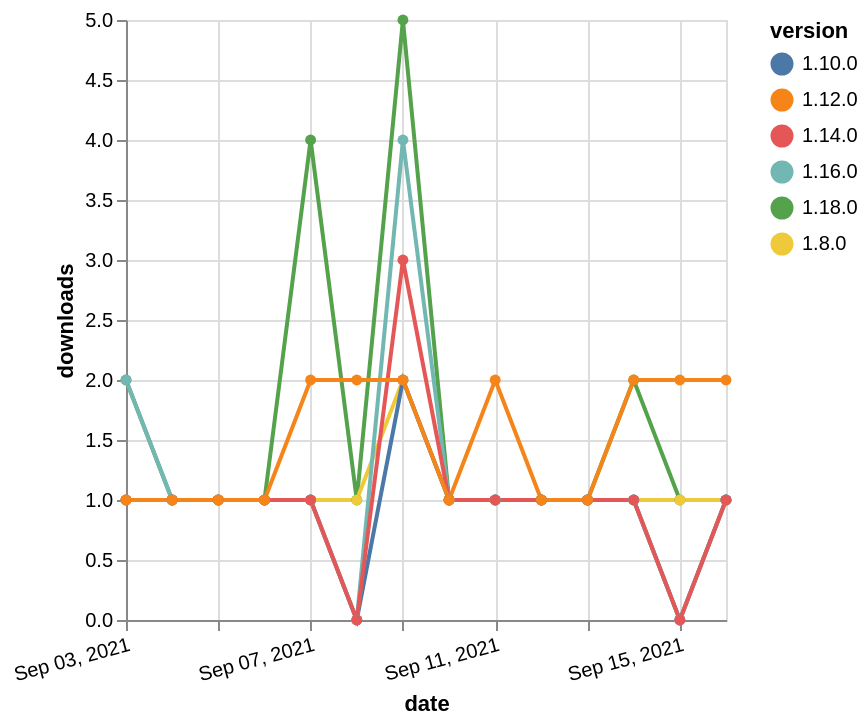

Source (Vega-Lite JSON):
### Vega-Lite specification from a JSON file in a GitHub repository (floating-point values rounded to 4 significant figures)
{"$schema": "https://vega.github.io/schema/vega-lite/v5.json", "description": "A simple bar chart with embedded data.", "data": {"values": [{"date": "2021-09-03", "total": 143, "delta": 2, "version": "1.18.0"}, {"date": "2021-09-04", "total": 144, "delta": 1, "version": "1.18.0"}, {"date": "2021-09-05", "total": 145, "delta": 1, "version": "1.18.0"}, {"date": "2021-09-06", "total": 146, "delta": 1, "version": "1.18.0"}, {"date": "2021-09-07", "total": 150, "delta": 4, "version": "1.18.0"}, {"date": "2021-09-08", "total": 151, "delta": 1, "version": "1.18.0"}, {"date": "2021-09-09", "total": 156, "delta": 5, "version": "1.18.0"}, {"date": "2021-09-10", "total": 157, "delta": 1, "version": "1.18.0"}, {"date": "2021-09-11", "total": 158, "delta": 1, "version": "1.18.0"}, {"date": "2021-09-12", "total": 159, "delta": 1, "version": "1.18.0"}, {"date": "2021-09-13", "total": 160, "delta": 1, "version": "1.18.0"}, {"date": "2021-09-14", "total": 162, "delta": 2, "version": "1.18.0"}, {"date": "2021-09-15", "total": 163, "delta": 1, "version": "1.18.0"}, {"date": "2021-09-16", "total": 164, "delta": 1, "version": "1.18.0"}, {"date": "2021-09-03", "total": 578, "delta": 1, "version": "1.8.0"}, {"date": "2021-09-04", "total": 579, "delta": 1, "version": "1.8.0"}, {"date": "2021-09-05", "total": 580, "delta": 1, "version": "1.8.0"}, {"date": "2021-09-06", "total": 581, "delta": 1, "version": "1.8.0"}, {"date": "2021-09-07", "total": 582, "delta": 1, "version": "1.8.0"}, {"date": "2021-09-08", "total": 583, "delta": 1, "version": "1.8.0"}, {"date": "2021-09-09", "total": 585, "delta": 2, "version": "1.8.0"}, {"date": "2021-09-10", "total": 586, "delta": 1, "version": "1.8.0"}, {"date": "2021-09-11", "total": 587, "delta": 1, "version": "1.8.0"}, {"date": "2021-09-12", "total": 588, "delta": 1, "version": "1.8.0"}, {"date": "2021-09-13", "total": 589, "delta": 1, "version": "1.8.0"}, {"date": "2021-09-14", "total": 590, "delta": 1, "version": "1.8.0"}, {"date": "2021-09-15", "total": 591, "delta": 1, "version": "1.8.0"}, {"date": "2021-09-16", "total": 592, "delta": 1, "version": "1.8.0"}, {"date": "2021-09-03", "total": 247, "delta": 1, "version": "1.10.0"}, {"date": "2021-09-04", "total": 248, "delta": 1, "version": "1.10.0"}, {"date": "2021-09-05", "total": 249, "delta": 1, "version": "1.10.0"}, {"date": "2021-09-06", "total": 250, "delta": 1, "version": "1.10.0"}, {"date": "2021-09-07", "total": 251, "delta": 1, "version": "1.10.0"}, {"date": "2021-09-08", "total": 251, "delta": 0, "version": "1.10.0"}, {"date": "2021-09-09", "total": 253, "delta": 2, "version": "1.10.0"}, {"date": "2021-09-10", "total": 254, "delta": 1, "version": "1.10.0"}, {"date": "2021-09-11", "total": 255, "delta": 1, "version": "1.10.0"}, {"date": "2021-09-12", "total": 256, "delta": 1, "version": "1.10.0"}, {"date": "2021-09-13", "total": 257, "delta": 1, "version": "1.10.0"}, {"date": "2021-09-14", "total": 258, "delta": 1, "version": "1.10.0"}, {"date": "2021-09-15", "total": 258, "delta": 0, "version": "1.10.0"}, {"date": "2021-09-16", "total": 259, "delta": 1, "version": "1.10.0"}, {"date": "2021-09-03", "total": 289, "delta": 2, "version": "1.16.0"}, {"date": "2021-09-04", "total": 290, "delta": 1, "version": "1.16.0"}, {"date": "2021-09-05", "total": 291, "delta": 1, "version": "1.16.0"}, {"date": "2021-09-06", "total": 292, "delta": 1, "version": "1.16.0"}, {"date": "2021-09-07", "total": 293, "delta": 1, "version": "1.16.0"}, {"date": "2021-09-08", "total": 293, "delta": 0, "version": "1.16.0"}, {"date": "2021-09-09", "total": 297, "delta": 4, "version": "1.16.0"}, {"date": "2021-09-10", "total": 298, "delta": 1, "version": "1.16.0"}, {"date": "2021-09-11", "total": 299, "delta": 1, "version": "1.16.0"}, {"date": "2021-09-12", "total": 300, "delta": 1, "version": "1.16.0"}, {"date": "2021-09-13", "total": 301, "delta": 1, "version": "1.16.0"}, {"date": "2021-09-14", "total": 302, "delta": 1, "version": "1.16.0"}, {"date": "2021-09-15", "total": 302, "delta": 0, "version": "1.16.0"}, {"date": "2021-09-16", "total": 303, "delta": 1, "version": "1.16.0"}, {"date": "2021-09-03", "total": 198, "delta": 1, "version": "1.14.0"}, {"date": "2021-09-04", "total": 199, "delta": 1, "version": "1.14.0"}, {"date": "2021-09-05", "total": 200, "delta": 1, "version": "1.14.0"}, {"date": "2021-09-06", "total": 201, "delta": 1, "version": "1.14.0"}, {"date": "2021-09-07", "total": 202, "delta": 1, "version": "1.14.0"}, {"date": "2021-09-08", "total": 202, "delta": 0, "version": "1.14.0"}, {"date": "2021-09-09", "total": 205, "delta": 3, "version": "1.14.0"}, {"date": "2021-09-10", "total": 206, "delta": 1, "version": "1.14.0"}, {"date": "2021-09-11", "total": 207, "delta": 1, "version": "1.14.0"}, {"date": "2021-09-12", "total": 208, "delta": 1, "version": "1.14.0"}, {"date": "2021-09-13", "total": 209, "delta": 1, "version": "1.14.0"}, {"date": "2021-09-14", "total": 210, "delta": 1, "version": "1.14.0"}, {"date": "2021-09-15", "total": 210, "delta": 0, "version": "1.14.0"}, {"date": "2021-09-16", "total": 211, "delta": 1, "version": "1.14.0"}, {"date": "2021-09-03", "total": 1125, "delta": 1, "version": "1.12.0"}, {"date": "2021-09-04", "total": 1126, "delta": 1, "version": "1.12.0"}, {"date": "2021-09-05", "total": 1127, "delta": 1, "version": "1.12.0"}, {"date": "2021-09-06", "total": 1128, "delta": 1, "version": "1.12.0"}, {"date": "2021-09-07", "total": 1130, "delta": 2, "version": "1.12.0"}, {"date": "2021-09-08", "total": 1132, "delta": 2, "version": "1.12.0"}, {"date": "2021-09-09", "total": 1134, "delta": 2, "version": "1.12.0"}, {"date": "2021-09-10", "total": 1135, "delta": 1, "version": "1.12.0"}, {"date": "2021-09-11", "total": 1137, "delta": 2, "version": "1.12.0"}, {"date": "2021-09-12", "total": 1138, "delta": 1, "version": "1.12.0"}, {"date": "2021-09-13", "total": 1139, "delta": 1, "version": "1.12.0"}, {"date": "2021-09-14", "total": 1141, "delta": 2, "version": "1.12.0"}, {"date": "2021-09-15", "total": 1143, "delta": 2, "version": "1.12.0"}, {"date": "2021-09-16", "total": 1145, "delta": 2, "version": "1.12.0"}]}, "width": "container", "mark": {"type": "line", "point": {"filled": true}}, "encoding": {"x": {"field": "date", "type": "temporal", "timeUnit": "yearmonthdate", "title": "date", "axis": {"labelAngle": -15}}, "y": {"field": "delta", "type": "quantitative", "title": "downloads"}, "color": {"field": "version", "type": "nominal"}, "tooltip": {"field": "delta"}}}
